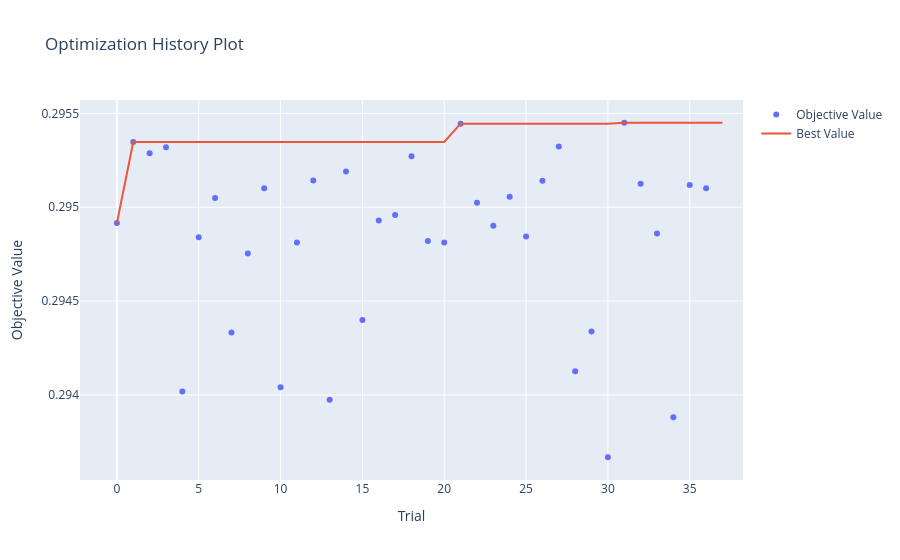

Notebook code cell kept with this figure:
### Code cell
optuna.visualization.plot_optimization_history(optuna_study)

### Figure 1 — Plotly figure (JSON) as saved in the notebook; plotly's stock layout.template omitted (floating-point values rounded to 4 significant figures)
{"data": [{"mode": "markers", "name": "Objective Value", "type": "scatter", "x": [0, 1, 2, 3, 4, 5, 6, 7, 8, 9, 10, 11, 12, 13, 14, 15, 16, 17, 18, 19, 20, 21, 22, 23, 24, 25, 26, 27, 28, 29, 30, 31, 32, 33, 34, 35, 36], "y": [0.2949, 0.2953, 0.2953, 0.2953, 0.294, 0.2948, 0.295, 0.2943, 0.2948, 0.2951, 0.294, 0.2948, 0.2951, 0.294, 0.2952, 0.2944, 0.2949, 0.295, 0.2953, 0.2948, 0.2948, 0.2954, 0.295, 0.2949, 0.2951, 0.2948, 0.2951, 0.2953, 0.2941, 0.2943, 0.2937, 0.2955, 0.2951, 0.2949, 0.2939, 0.2951, 0.2951]}, {"mode": "lines", "name": "Best Value", "type": "scatter", "x": [0, 1, 2, 3, 4, 5, 6, 7, 8, 9, 10, 11, 12, 13, 14, 15, 16, 17, 18, 19, 20, 21, 22, 23, 24, 25, 26, 27, 28, 29, 30, 31, 32, 33, 34, 35, 36, 37], "y": [0.2949, 0.2953, 0.2953, 0.2953, 0.2953, 0.2953, 0.2953, 0.2953, 0.2953, 0.2953, 0.2953, 0.2953, 0.2953, 0.2953, 0.2953, 0.2953, 0.2953, 0.2953, 0.2953, 0.2953, 0.2953, 0.2954, 0.2954, 0.2954, 0.2954, 0.2954, 0.2954, 0.2954, 0.2954, 0.2954, 0.2954, 0.2955, 0.2955, 0.2955, 0.2955, 0.2955, 0.2955, 0.2955]}, {"marker": {"color": "#cccccc"}, "mode": "markers", "name": "Infeasible Trial", "showlegend": false, "type": "scatter", "x": [], "y": []}], "layout": {"title": {"text": "Optimization History Plot"}, "xaxis": {"title": {"text": "Trial"}}, "yaxis": {"title": {"text": "Objective Value"}}}}
